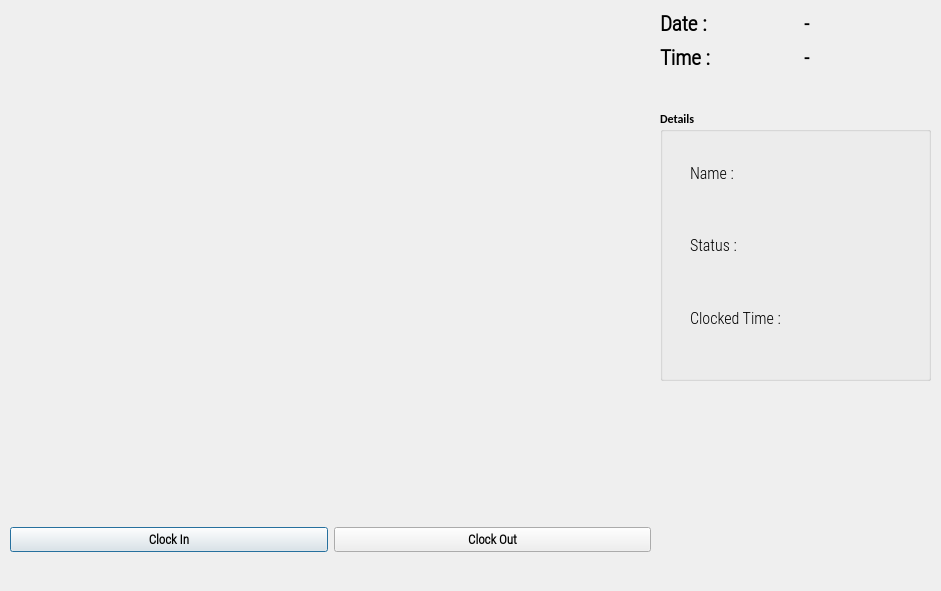
<?xml version="1.0" encoding="UTF-8"?>
<ui version="4.0">
 <class>OutputDialog</class>
 <widget class="QDialog" name="OutputDialog">
  <property name="geometry">
   <rect>
    <x>0</x>
    <y>0</y>
    <width>941</width>
    <height>591</height>
   </rect>
  </property>
  <property name="minimumSize">
   <size>
    <width>0</width>
    <height>0</height>
   </size>
  </property>
  <property name="maximumSize">
   <size>
    <width>1280</width>
    <height>720</height>
   </size>
  </property>
  <property name="font">
   <font>
    <family>Calibri</family>
    <weight>75</weight>
    <bold>true</bold>
   </font>
  </property>
  <property name="windowTitle">
   <string>Face Recognition Attendance App</string>
  </property>
  <property name="windowIcon">
   <iconset resource="resource.qrc">
    <normaloff>:/icon/icon.png</normaloff>:/icon/icon.png</iconset>
  </property>
  <widget class="QLabel" name="imgLabel">
   <property name="geometry">
    <rect>
     <x>10</x>
     <y>10</y>
     <width>640</width>
     <height>480</height>
    </rect>
   </property>
   <property name="minimumSize">
    <size>
     <width>4</width>
     <height>0</height>
    </size>
   </property>
   <property name="maximumSize">
    <size>
     <width>640</width>
     <height>480</height>
    </size>
   </property>
   <property name="text">
    <string/>
   </property>
  </widget>
  <widget class="QWidget" name="horizontalLayoutWidget">
   <property name="geometry">
    <rect>
     <x>10</x>
     <y>500</y>
     <width>641</width>
     <height>80</height>
    </rect>
   </property>
   <layout class="QHBoxLayout" name="horizontalLayout">
    <item>
     <widget class="QPushButton" name="ClockInButton">
      <property name="font">
       <font>
        <family>Roboto Condensed Light</family>
        <pointsize>10</pointsize>
        <weight>75</weight>
        <bold>true</bold>
       </font>
      </property>
      <property name="text">
       <string>Clock In</string>
      </property>
      <property name="checkable">
       <bool>true</bool>
      </property>
     </widget>
    </item>
    <item>
     <widget class="QPushButton" name="ClockOutButton">
      <property name="font">
       <font>
        <family>Roboto Condensed Light</family>
        <pointsize>10</pointsize>
        <weight>75</weight>
        <bold>true</bold>
       </font>
      </property>
      <property name="text">
       <string>Clock Out</string>
      </property>
      <property name="checkable">
       <bool>true</bool>
      </property>
     </widget>
    </item>
   </layout>
  </widget>
  <widget class="QWidget" name="gridLayoutWidget">
   <property name="geometry">
    <rect>
     <x>660</x>
     <y>10</y>
     <width>281</width>
     <height>61</height>
    </rect>
   </property>
   <layout class="QGridLayout" name="gridLayout_2">
    <item row="0" column="0">
     <widget class="QLabel" name="label">
      <property name="font">
       <font>
        <family>Roboto Condensed Light</family>
        <pointsize>16</pointsize>
        <weight>75</weight>
        <bold>true</bold>
       </font>
      </property>
      <property name="text">
       <string>Date :</string>
      </property>
     </widget>
    </item>
    <item row="0" column="1">
     <widget class="QLabel" name="Date_Label">
      <property name="font">
       <font>
        <family>Roboto Condensed Light</family>
        <pointsize>15</pointsize>
        <weight>75</weight>
        <bold>true</bold>
       </font>
      </property>
      <property name="text">
       <string>-</string>
      </property>
     </widget>
    </item>
    <item row="1" column="0">
     <widget class="QLabel" name="label_2">
      <property name="font">
       <font>
        <family>Roboto Condensed Light</family>
        <pointsize>16</pointsize>
        <weight>75</weight>
        <bold>true</bold>
       </font>
      </property>
      <property name="text">
       <string>Time :</string>
      </property>
     </widget>
    </item>
    <item row="1" column="1">
     <widget class="QLabel" name="Time_Label">
      <property name="font">
       <font>
        <family>Roboto Condensed Light</family>
        <pointsize>15</pointsize>
        <weight>75</weight>
        <bold>true</bold>
       </font>
      </property>
      <property name="text">
       <string>-</string>
      </property>
     </widget>
    </item>
   </layout>
  </widget>
  <widget class="QGroupBox" name="groupBox">
   <property name="geometry">
    <rect>
     <x>660</x>
     <y>110</y>
     <width>271</width>
     <height>271</height>
    </rect>
   </property>
   <property name="title">
    <string>Details</string>
   </property>
   <widget class="QWidget" name="verticalLayoutWidget">
    <property name="geometry">
     <rect>
      <x>30</x>
      <y>30</y>
      <width>100</width>
      <height>211</height>
     </rect>
    </property>
    <layout class="QVBoxLayout" name="verticalLayout">
     <item>
      <widget class="QLabel" name="label_3">
       <property name="font">
        <font>
         <family>Roboto Condensed Light</family>
         <pointsize>12</pointsize>
         <weight>50</weight>
         <bold>false</bold>
        </font>
       </property>
       <property name="text">
        <string>Name : </string>
       </property>
      </widget>
     </item>
     <item>
      <widget class="QLabel" name="label_4">
       <property name="font">
        <font>
         <family>Roboto Condensed Light</family>
         <pointsize>12</pointsize>
         <weight>50</weight>
         <bold>false</bold>
        </font>
       </property>
       <property name="text">
        <string>Status :</string>
       </property>
      </widget>
     </item>
     <item>
      <widget class="QLabel" name="label_5">
       <property name="font">
        <font>
         <family>Roboto Condensed Light</family>
         <pointsize>12</pointsize>
         <weight>50</weight>
         <bold>false</bold>
        </font>
       </property>
       <property name="text">
        <string>Clocked Time : </string>
       </property>
      </widget>
     </item>
    </layout>
   </widget>
   <widget class="QWidget" name="verticalLayoutWidget_2">
    <property name="geometry">
     <rect>
      <x>140</x>
      <y>30</y>
      <width>131</width>
      <height>211</height>
     </rect>
    </property>
    <layout class="QVBoxLayout" name="verticalLayout_2">
     <item>
      <widget class="QLabel" name="NameLabel">
       <property name="font">
        <font>
         <family>Roboto Condensed Light</family>
         <pointsize>12</pointsize>
         <weight>50</weight>
         <bold>false</bold>
        </font>
       </property>
       <property name="text">
        <string/>
       </property>
      </widget>
     </item>
     <item>
      <widget class="QLabel" name="StatusLabel">
       <property name="font">
        <font>
         <family>Roboto Condensed Light</family>
         <pointsize>12</pointsize>
         <weight>50</weight>
         <bold>false</bold>
        </font>
       </property>
       <property name="text">
        <string/>
       </property>
      </widget>
     </item>
     <item>
      <layout class="QHBoxLayout" name="horizontalLayout_2">
       <item>
        <layout class="QHBoxLayout" name="horizontalLayout_3"/>
       </item>
       <item>
        <widget class="QLabel" name="HoursLabel">
         <property name="font">
          <font>
           <family>Roboto Condensed Light</family>
           <pointsize>12</pointsize>
           <weight>50</weight>
           <bold>false</bold>
          </font>
         </property>
         <property name="text">
          <string/>
         </property>
        </widget>
       </item>
       <item>
        <widget class="QLabel" name="MinLabel">
         <property name="font">
          <font>
           <family>Roboto Condensed Light</family>
           <pointsize>12</pointsize>
           <weight>50</weight>
           <bold>false</bold>
          </font>
         </property>
         <property name="text">
          <string/>
         </property>
        </widget>
       </item>
      </layout>
     </item>
    </layout>
   </widget>
  </widget>
 </widget>
 <resources>
  <include location="resource.qrc"/>
 </resources>
 <connections/>
</ui>
